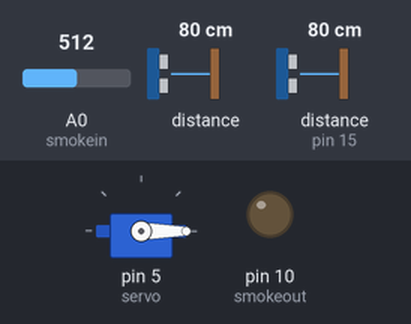
Bench run of a sketch on a simulated Arduino Uno, built with avr-gcc and run on an emulated ATmega328P. Shown: servo, output pins drawn as LEDs (lit = HIGH). Wiring (inferred from the names in the program): 2 × ultrasonic range finder: trigger pin 2, echo pin 0 / trigger pin 13, echo pin 15. The test bench sets the inputs (shaded band); at power-on: distance to the obstacle (sensor on pin 15) 80 cm, A0 (smokein) = 512, distance to the obstacle 80 cm. The echo pulse lasts 58.3 µs per cm; pins used as bus, display or sensor lines are not drawn; what the sketch prints to the serial monitor is not drawn.

Above: at 1.2 s.
1.3 s: distance to the obstacle (sensor on pin 15) set to 12 cm
2.8 s: distance to the obstacle (sensor on pin 15) set to 9 cm
At 3.2 s:
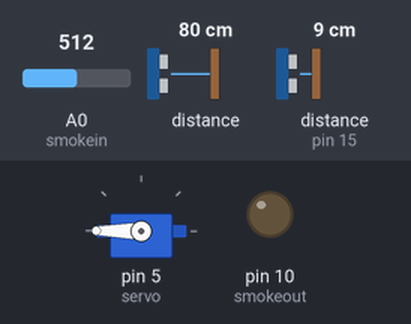
4.4 s: distance to the obstacle (sensor on pin 15) set to 18 cm
At 6.5 s:
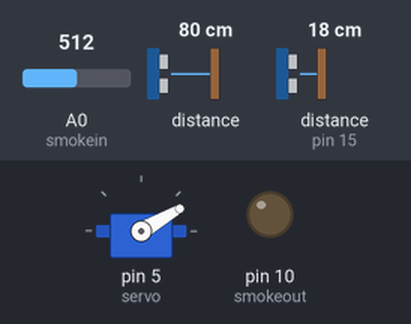
7.4 s: distance to the obstacle (sensor on pin 15) set to 2 cm
At 7.9 s:
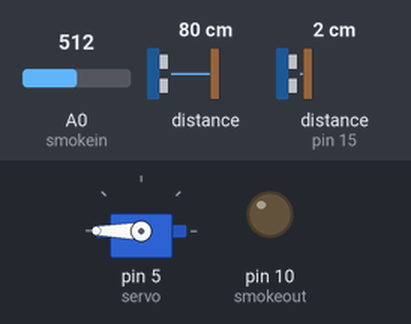
Timing chart, 0 to 10.0 s (numbered marks = the images above; inputs shaded):
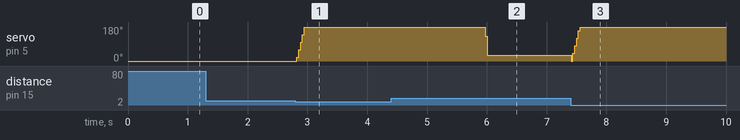

The sketch:

Finaloo.ino
```cpp
#include<Servo.h>
Servo servo;
const int trigPin=2;
const int echoPin=0;
const int trigPin1=13;
const int echoPin1=15;
const int smokein=A0;
const int smokeout=10;
int pos;


long duration;
float distance;
long duration1;
float distance1;

float getDistance(){
  digitalWrite(trigPin,LOW);
  delayMicroseconds(2);
  digitalWrite(trigPin,HIGH);
  delayMicroseconds(10);
  digitalWrite(trigPin,LOW);
  long duration=pulseIn(echoPin,HIGH);
  return(duration*0.034/2);
}

float getDistance1(){
  digitalWrite(trigPin1,LOW);
  delayMicroseconds(2);
  digitalWrite(trigPin1,HIGH);
  delayMicroseconds(10);
  digitalWrite(trigPin1,LOW);


  long duration1=pulseIn(echoPin1,HIGH);
  return (duration1*0.034/2);
}


void setup() {
  // put your setup code here, to run once:
  Serial.begin(115200);
 pinMode(trigPin,OUTPUT);
 pinMode(trigPin1,OUTPUT);
 pinMode(echoPin,INPUT);
 pinMode(echoPin1,INPUT);
 pinMode(smokein,INPUT);
 pinMode(smokeout,OUTPUT);

 servo.attach(5);
 servo.write(0);


}

void loop() {
  // put your main code here, to run repeatedly:
  int analogSensor=analogRead(smokein);
distance=getDistance();
distance1=getDistance1();

Serial.println("Garbage Level:");
Serial.println(distance);
Serial.print("ln");
Serial.println("Methane Level:");
Serial.println(analogSensor);
Serial.println("-------------------------");
Serial.println("Garbage Open:");
Serial.println(distance1);

if(distance1<10){
  Serial.println("Door Open....");
  for(pos=0;pos<=180;pos +=20){
    servo.write(pos);
    delay(15);
  }

  delay(3000);

  for(pos=180;pos>=0;pos -=50){
    servo.write(pos);
    delay(15);

  }
}
else{
  Serial.println("Nothing Found");
}

}
```

Measured:
- the behaviour switches between 11 and 10 cm on distance to the obstacle (sensor on pin 15) (found by bisection; images 0 and 1)
- after the input at 2.8 s, servo on pin 5 (servo): 0° → 180° at once
- after the input at 4.4 s, servo on pin 5 (servo): goes on until 6.0 s, then stays 30°
- after the input at 7.4 s, servo on pin 5 (servo): 30° → 180° at once
